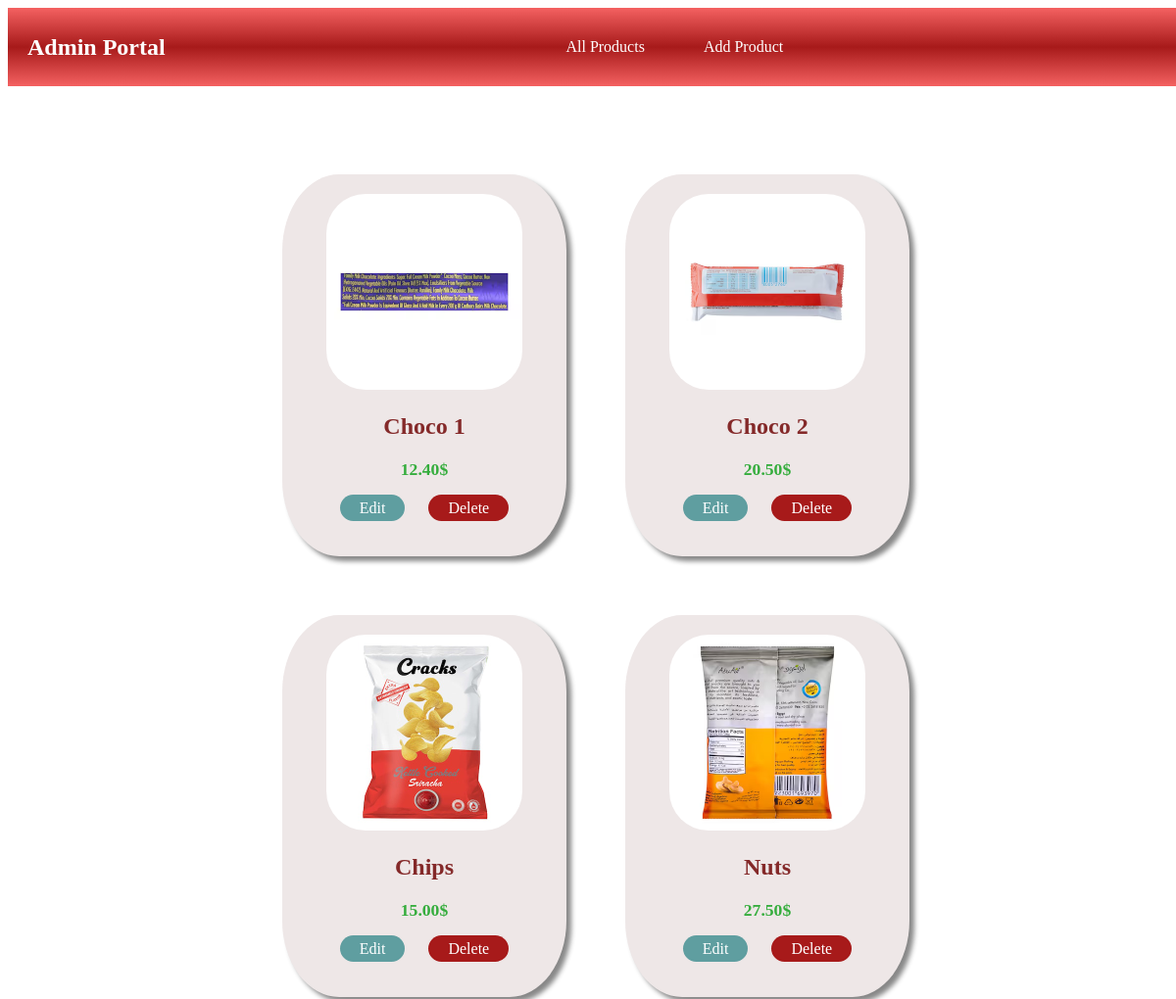
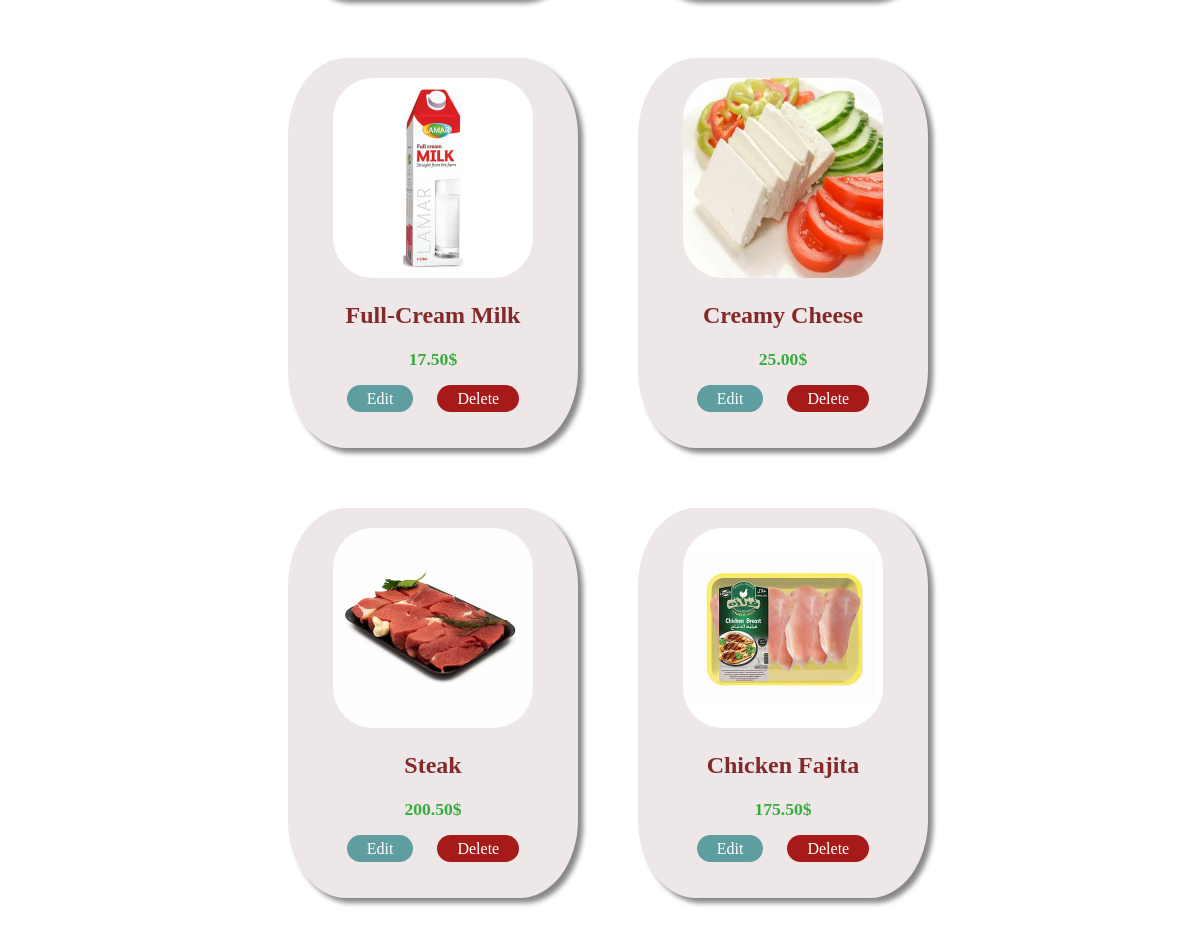
Screenshot of /app/admin/index.php with the database file from the repository (2 pictures, top to bottom).
### tables this page shows
CREATE TABLE PRODUCT (
  `ID` int NOT NULL AUTO_INCREMENT primary key,
  `Category` varchar(45) DEFAULT NULL,
  `NAME` varchar(150) DEFAULT NULL,
  `Price` DECIMAL(10,2) NOT NULL,
  `Photo` varchar(250) DEFAULT ''
);

### app/admin/index.php (the view, shortened to what this page needs)
<!DOCTYPE html>
<html>
<head>
	<link rel="stylesheet" href="style.css">
    <link
      rel="stylesheet"
      href="https://cdnjs.cloudflare.com/ajax/libs/font-awesome/6.7.2/css/all.min.css"/>
</head>
<body>
<section>
      <div class="navbar flex">
        <h2>Admin Portal</h2>
        <div class="flex nav-options">
          <p><a class="menu" href="index.php">All Products</a></p>
          <p><a class="menu" href="new_product.html">Add Product</a></p>
        </div>
      </div>
    </section>
<?php include 'connect.php';
if(isset($_GET["category"])) {
    $category = $_GET["category"];
    $sql="SELECT * FROM PRODUCT where CATEGORY like '$category'";
}
else{
    $sql="SELECT * FROM PRODUCT";
}
$ret = mysqli_query ($conn, $sql);
if(mysqli_num_rows($ret) > 0)
{
    echo "<section><div class='container'>";
	while($row=mysqli_fetch_assoc($ret))
	{
        echo "<div class='card'>
          <img src='images/".$row['Photo']."'/>
          <h2>". $row['NAME']."</h2>
          <p>". $row['Price']."$</p>
          <a href='#' class='edit' onclick=\"onEditProduct(".$row['ID'].", event)\">Edit</a>
          <a class='delete' href='index.php?delid=".$row['ID']."' onclick='onDeleteProduct(event)'>Delete</a>
        </div>";
	}
    echo "</div></section>";
}
else echo "0 results found";
?>
</body>
</html>

### app/admin/style.css (style rules this page uses)
.container { display: flex; flex-wrap: wrap; justify-content: center; margin: auto; margin-top: 5%; margin-left: 10%; margin-right: 10%; }
.flex { display: flex; justify-content: space-between; align-items: center; }
.navbar { width: 100%; height: 10vh; background: linear-gradient(180deg, rgb(244, 97, 97) 0%, rgb(167, 26, 26) 50%, rgba(244, 97, 97) 100%); color: #fff; }
.navbar h2 { color: white; display: inline; margin-left: 20px; }
.menu { margin: 10px; padding: 20px; color: white; text-decoration: none; }
.delete { margin: 0px 10px 0px 10px; padding: 5px 20px 5px 20px; background-color: rgb(167, 26, 26); color: white; text-decoration: none; border-radius: 20px; }
.edit { border: none; margin: 0px 10px 0px 10px; padding: 5px 20px 5px 20px; background-color: cadetblue; color: white; text-decoration: none; border-radius: 20px; }
.card { padding: 20px; width: 250px; height: 350px; border-radius: 20%; background-color: #eee7e7; box-shadow: 5px 5px 5px #888888; text-align: center; margin: 30px; }
.card img { width: 200px; height: 200px; border-radius: 20%; }
.card h2 { color: #842929; margin: 20px; }
.card p { font-size: 1.1rem; font-weight: bold; color: rgb(53, 173, 61); margin: 20px; }
body { height: 100%; width: 100%; }

### rows the page displays
product: Photo (picture), NAME "Choco 1", Price "12.40"
product: Photo (picture), NAME "Choco 2", Price "20.50"
product: Photo (picture), NAME "Chips", Price "15.00"
product: Photo (picture), NAME "Nuts", Price "27.50"
product: Photo (picture), NAME "Full-Cream Milk", Price "17.50"
product: Photo (picture), NAME "Creamy Cheese", Price "25.00"
product: Photo (picture), NAME "Steak", Price "200.50"
product: Photo (picture), NAME "Chicken Fajita", Price "175.50"
